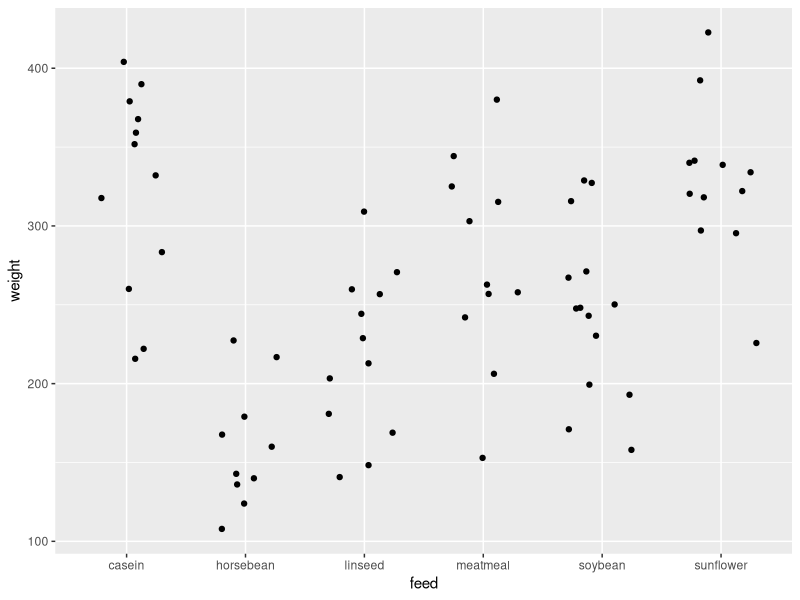

This chart was generated by the following R code:
## ---- chunk 1
knitr::opts_chunk$set(echo = FALSE, message = FALSE)
library(tidyverse)
## ---- chunk 2
str(chickwts)
summary(chickwts)
## ---- chunk 3
chickwts %>% 
  group_by(feed) %>% 
  summarise(n = n(),
            avg = mean(weight), 
            sd1 = sd(weight)) %>%
  knitr::kable()
## ---- chunk 4
ggplot (chickwts, aes(feed, weight)) +
  geom_jitter(width = 0.3) +
  stat_summary(fun.data = mean_sdl, 
               fun.args = list(mult = 1), 
               col = "red")
  
